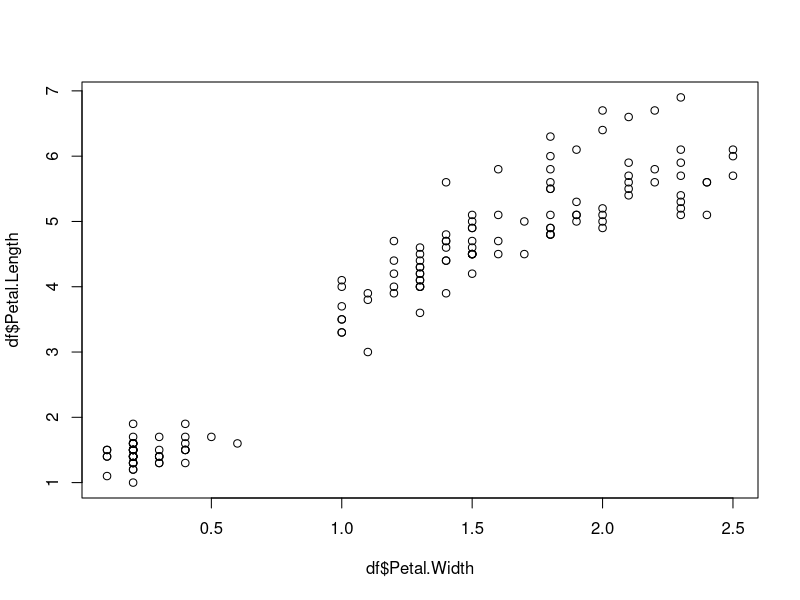
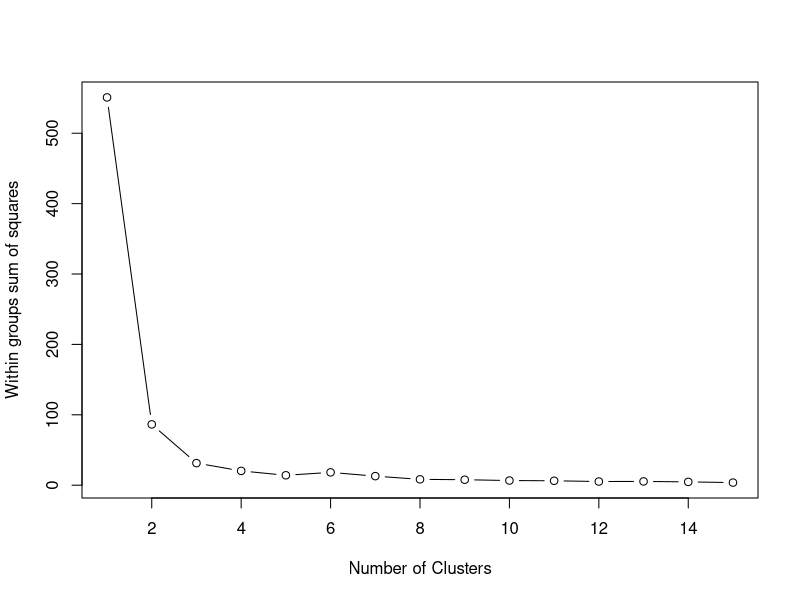
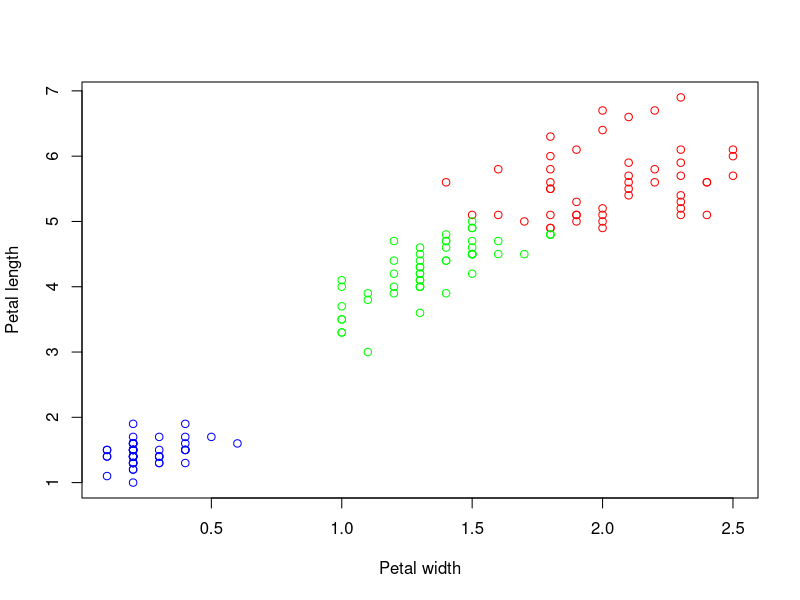

These charts were generated, in order, by the following R code:
## ---- chunk 1
library(datasets)
df <- datasets::iris
head(df)
## ---- chunk 2
unique(df$Species)
## ---- chunk 3
# Plot Petal.Length ~ Petal.Width data
plot(df$Petal.Length ~ df$Petal.Width)

# Find number of clusters using wss
wss <- (nrow(df[, 3:4])-1)*sum(apply(df[, 3:4],2,var))
for (i in 2:15) wss[i] <- sum(kmeans(df[, 3:4], i)$withinss)
plot(1:15, wss, type="b", xlab="Number of Clusters", ylab="Within groups sum of squares")
## ---- chunk 4
# Make k-means with 3 clasters
ncl <- 3
cl <- stats::kmeans(df[, 3:4], ncl, nstart = 20)
cl

# Compair result of clustering with real data (3 species of iris are in analysis)
table(cl$cluster, df$Species)

# Plot data
clusters <- split.data.frame(df, cl$cluster)
xlim <- c(min(df$Petal.Width), max(df$Petal.Width))
ylim <- c(min(df$Petal.Length), max(df$Petal.Length))
col <- c('red', 'green', 'blue')
plot(0, xlab='Petal width', ylab='Petal length', xlim=xlim, ylim=ylim)
for ( i in 1:ncl ) {
  points(clusters[[i]]$Petal.Length ~ clusters[[i]]$Petal.Width, col=col[i], xlim=xlim, ylim=ylim)
}
